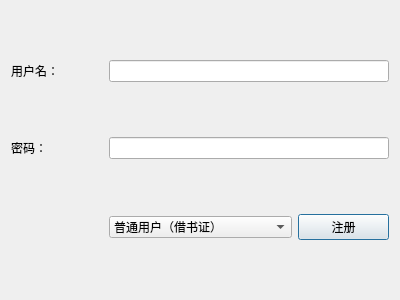
<?xml version="1.0" encoding="UTF-8"?>
<ui version="4.0">
 <class>RegDialog</class>
 <widget class="QDialog" name="RegDialog">
  <property name="geometry">
   <rect>
    <x>0</x>
    <y>0</y>
    <width>400</width>
    <height>300</height>
   </rect>
  </property>
  <property name="windowTitle">
   <string>Dialog</string>
  </property>
  <layout class="QGridLayout" name="gridLayout">
   <item row="2" column="3">
    <widget class="QPushButton" name="regPushButton">
     <property name="text">
      <string>注册</string>
     </property>
    </widget>
   </item>
   <item row="1" column="0">
    <widget class="QLabel" name="label_2">
     <property name="text">
      <string>密码：</string>
     </property>
    </widget>
   </item>
   <item row="0" column="1" colspan="3">
    <widget class="QLineEdit" name="usrLineEdit"/>
   </item>
   <item row="1" column="1" colspan="3">
    <widget class="QLineEdit" name="pwdLineEdit">
     <property name="echoMode">
      <enum>QLineEdit::Password</enum>
     </property>
    </widget>
   </item>
   <item row="0" column="0">
    <widget class="QLabel" name="label">
     <property name="text">
      <string>用户名：</string>
     </property>
    </widget>
   </item>
   <item row="2" column="1" colspan="2">
    <widget class="QComboBox" name="regComboBox">
     <item>
      <property name="text">
       <string>普通用户（借书证）</string>
      </property>
     </item>
     <item>
      <property name="text">
       <string>管理员</string>
      </property>
     </item>
    </widget>
   </item>
  </layout>
 </widget>
 <resources/>
 <connections/>
</ui>
